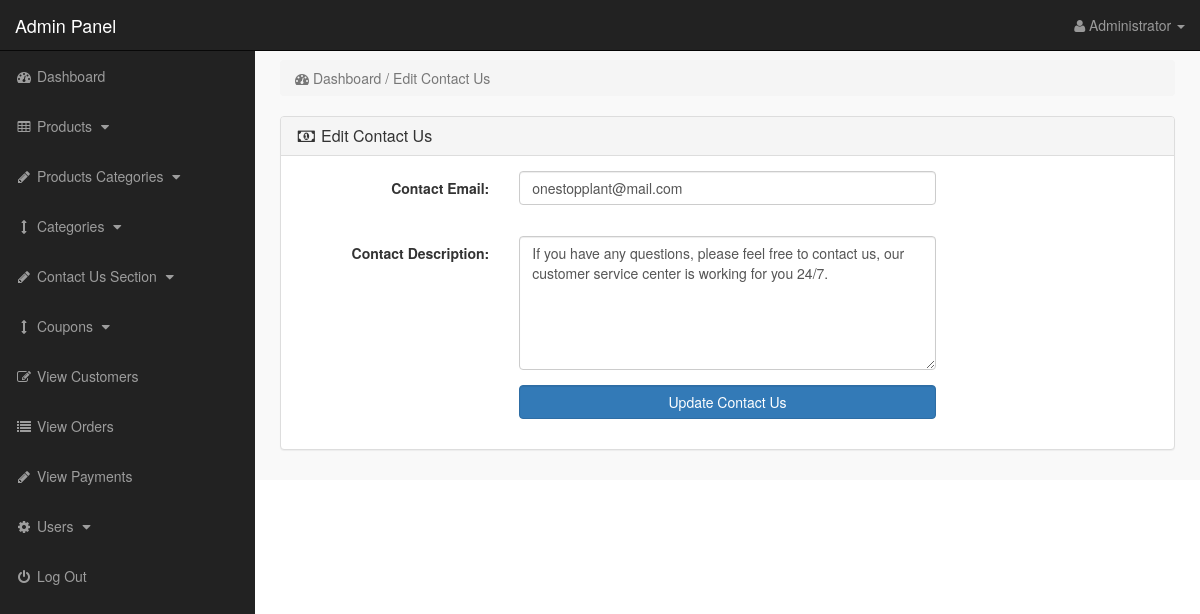
Page /admin_interface/index.php?edit_contact_us (signed in) on the committed database.
### tables this page shows
CREATE TABLE `contact_us` (
  `contact_id` int(10) NOT NULL,
  `contact_email` text NOT NULL,
  `contact_desc` text NOT NULL
);

### admin_interface/edit_contact_us.php (the view, shortened to what this page needs)
<?php
if(!isset($_SESSION['admin_email'])){
echo "<script>window.open('login.php','_self')</script>";
}
else {
?>
<?php
$get_conatct_us = "select * from contact_us";
$run_contact_us = mysqli_query($con,$get_conatct_us);
$row_contact_us = mysqli_fetch_array($run_contact_us);
$contact_email = $row_contact_us['contact_email'];
$contact_desc = $row_contact_us['contact_desc'];
?>
<div class="row" >
<div class="col-lg-12" >
<ol class="breadcrumb">
<li class="active">
<i class="fa fa-dashboard" ></i> Dashboard / Edit Contact Us
</li>
</ol>
</div>
</div>
<div class="row">
<div class="col-lg-12">
<div class="panel panel-default">
<div class="panel-heading">
<h3 class="panel-title">
<i class="fa fa-money fa-fw"></i> Edit Contact Us
</h3>
</div>
<div class="panel-body">
<form class="form-horizontal" action="" method="post">
<div class="form-group">
<label class="col-md-3 control-label"> Contact Email: </label>
<div class="col-md-6">
<input type="text" name="contact_email" class="form-control" value="<?php echo $contact_email; ?>">
</div>
</div>
<div class="form-group">
<div class="col-md-6">
</div>
</div>
<div class="form-group">
<label class="col-md-3 control-label"> Contact Description: </label>
<div class="col-md-6">
<textarea name="contact_desc" class="form-control" rows="6" cols="19">
<?php echo $contact_desc; ?>
</textarea>
</div>
</div>
<div class="form-group">
<label class="col-md-3 control-label"> </label>
<div class="col-md-6">
<input type="submit" name="submit" class="btn btn-primary form-control" value=" Update Contact Us ">
</div>
</div>
</form>
</div>
</div>
</div>
</div>
<?php } ?>

### admin_interface/includes/sidebar.php (shortened to what this page needs)
<?php
if(!isset($_SESSION['admin_email'])){
echo "<script>window.open('login.php','_self')</script>";
}
else {
?>
<nav class="navbar navbar-inverse navbar-fixed-top" >
<div class="navbar-header" >
<a class="navbar-brand" href="index.php?dashboard" >Admin Panel</a>
</div>
<ul class="nav navbar-right top-nav" >
<li class="dropdown" >
<a href="#" class="dropdown-toggle" data-toggle="dropdown" >
<i class="fa fa-user" ></i>
<?php echo $admin_name; ?> <b class="caret" ></b>
</a>
</li>
</ul>
<div class="collapse navbar-collapse navbar-ex1-collapse">
<ul class="nav navbar-nav side-nav">
<li>
<a href="index.php?dashboard">
<i class="fa fa-fw fa-dashboard"></i> Dashboard
</a>
</li>
<li>
<a href="#" data-toggle="collapse" data-target="#products">
<i class="fa fa-fw fa-table"></i> Products
<i class="fa fa-fw fa-caret-down"></i>
</a>
</li>
<li>
<a href="#" data-toggle="collapse" data-target="#p_cat">
<i class="fa fa-fw fa-pencil"></i> Products Categories
<i class="fa fa-fw fa-caret-down"></i>
</a>
</li>
<li>
<a href="#" data-toggle="collapse" data-target="#cat">
<i class="fa fa-fw fa-arrows-v"></i> Categories
<i class="fa fa-fw fa-caret-down"></i>
</a>
</li>
<li>
<a href="#" data-toggle="collapse" data-target="#contact_us">
<i class="fa fa-fw fa-pencil"> </i> Contact Us Section
<i class="fa fa-fw fa-caret-down"></i>
</a>
</li>
<li>
<a href="#" data-toggle="collapse" data-target="#coupons">
<i class="fa fa-fw fa-arrows-v"></i> Coupons
<i class="fa fa-fw fa-caret-down"></i>
</a>
</li>
<li>
<a href="index.php?view_customers">
<i class="fa fa-fw fa-edit"></i> View Customers
</a>
</li>
<li>
<a href="index.php?view_orders">
<i class="fa fa-fw fa-list"></i> View Orders
</a>
</li>
<li>
<a href="index.php?view_payments">
<i class="fa fa-fw fa-pencil"></i> View Payments
</a>
</li>
<li>
<a href="#" data-toggle="collapse" data-target="#users">
<i class="fa fa-fw fa-gear"></i> Users
<i class="fa fa-fw fa-caret-down"></i>
</a>
</li>
<li>
<a href="logout.php">
<i class="fa fa-fw fa-power-off"></i> Log Out
</a>
</li>
</ul>
</div>
</nav>
<?php } ?>

### admin_interface/css/style.css (style rules this page uses)
body { margin-top:100px; }
@media (min-width: 768px) { body { margin-top:50px; } }
.top-nav { padding:0 15px; }
.top-nav>li { display:inline-block; float:left; }
.top-nav>li>a { padding-top:15px; padding-bottom:15px; line-height:20px; color:#999; }
@media (min-width: 768px) { .side-nav { position:fixed; top:51px; width:255px; border-radius:0; overflow-y:auto; background-color: #222; bottom:0; overflow-x:hidden; padding-bottom:40px; } }
@media (min-width: 768px) { .side-nav>li>a { width:255px; } }
.panel-body { border-radius:5px; }

### rows in the picture
contact_us: contact_email "onestopplant@mail.com", contact_desc "If you have any questions, please feel free to contact us, our customer service center is working for you 24/7."

### other values in the picture
$admin_name "Administrator"
